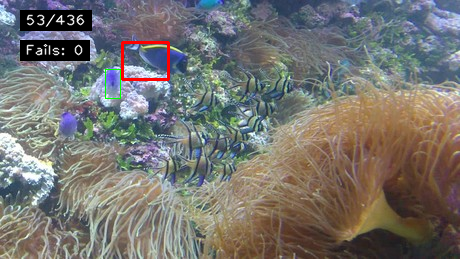
#> input picture Mean-Shift-tracking/failures/fish1_failure1.png, 460 x 259 px; its folder holds 4 pictures in this run
$ jupyter execute --allow-errors report_plots.ipynb
#> lines starting #> are read from the running program, lines starting #| are printed output that depends on the picture
## FAILURE CASES

[cell 1]
# colllage of failures
import matplotlib.pyplot as plt
import os
failures_path = "failures/"
filenames = os.listdir(failures_path)
fig,axes = plt.subplots(3,4, figsize = (15,11))

# Iterate over filenames and plot images in a column-wise manner
for i, filename in enumerate(filenames):
    row_idx = i % 3  # Determines the row index (0, 1, 2)
    col_idx = i // 3  # Determines the column index (0, 1, 2, 3)

    img_path = os.path.join(failures_path, filename)
    img = plt.imread(img_path)  # Read the image
#> img is the input picture: shape (259, 460, 3) float32; mean R, G, B 0.462, 0.455, 0.441

    # Plot the image at the correct axis
    axes[row_idx, col_idx].imshow(img)
    axes[row_idx, col_idx].axis('off')  # Hide axes

# Adding titles with customization
titles = ["fish1", "hand2", "torus", "tunnel"]
#> titles = ['fish1', 'hand2', 'torus', 'tunnel']
for col, title, pad in zip(axes[0, :], titles, [45,25,25,5]):
    col.set_title(title, fontsize=22, color='black', pad=pad)
#> this loop made 4 passes
#> (title, pad) on passes 1 to 4: ('fish1', 45), ('hand2', 25), ('torus', 25), ('tunnel', 5)
plt.tight_layout()
plt.savefig("report/figures/failures.png")
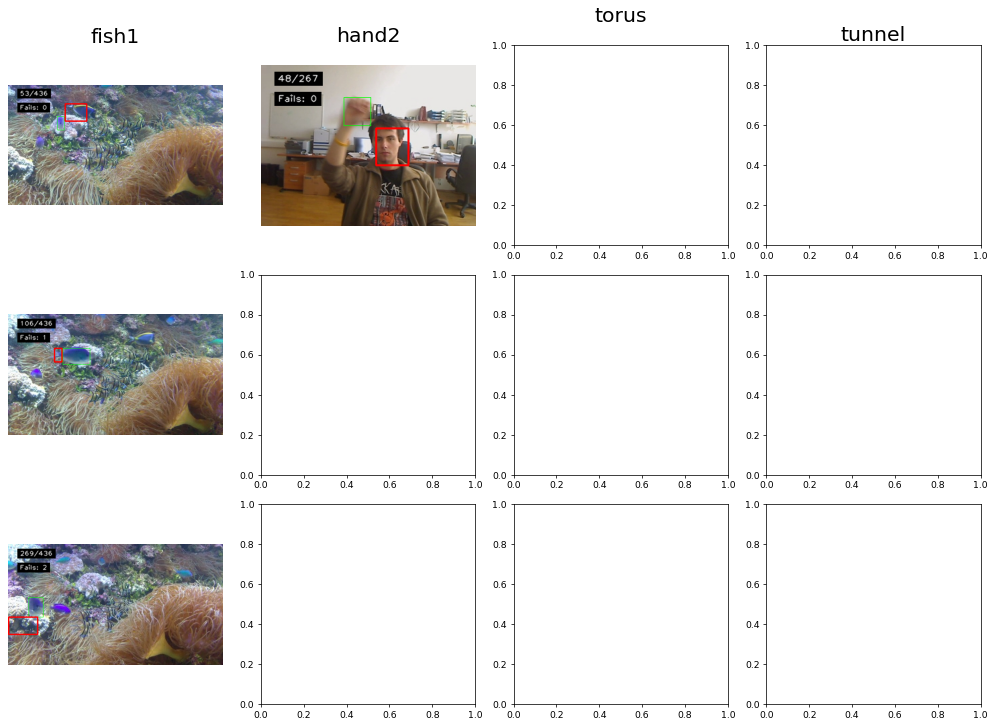
#> figure drawn by matplotlib, 4 panels

## PARAMETER TUNING

[cell 2]
import time
import os
import cv2
import pandas as pd

from sequence_utils import VOTSequence
from ms_tracker import MeanShiftTracker, MSParams

[cell 3]
# set the path to directory where you have the sequences
dataset_path = 'C:\\Users\\marko\\Desktop\\Computer_vision\\Advanced-methods-in-computer-vision-assignments\\Mean-Shift-tracking\\vot2014'
#> (the rest of this cell did not finish here and is left out)

#> (a cell that did not finish here is left out)

## PARAMETER TUNING FOR THE IMPROVED VERSION

#> (a cell that did not finish here is left out)

[cell 6]
df = pd.read_csv("parameter_tuning.csv")
#> (reads Mean-Shift-tracking/parameter_tuning.csv from the repository)
df_sigmas = df[df["nbins"] == 16]
df_sigmas = df_sigmas[df_sigmas["n_iters"] == 20]

custom_palette = {
    0.0: "#1f77b4",  # Blue
    0.0001: "#9467bd", # Purple
    0.001: "#8c564b",  # Brown
    0.01: "#ff7f0e",  # Orange
    0.10: "#2ca02c",  # Green
    0.20: "#d62728",  # Red
}


plt.figure(figsize=(8, 5))
#> (the rest of this cell did not finish here and is left out)

[cell 7]
import time
import os
import cv2
import pandas as pd

from sequence_utils import VOTSequence
#from ncc_tracker_example import NCCTracker, NCCParams
from ms_tracker import MeanShiftTracker, MSParams


# set the path to directory where you have the sequences
dataset_path = 'C:\\Users\\marko\\Desktop\\Computer_vision\\Advanced-methods-in-computer-vision-assignments\\Mean-Shift-tracking\\vot2014' # TODO: set to the dataet path on your disk
#> (the rest of this cell did not finish here and is left out)

[cell 8]
df = pd.read_csv("parameter_tuning2.csv")
#> (reads Mean-Shift-tracking/parameter_tuning2.csv from the repository)
